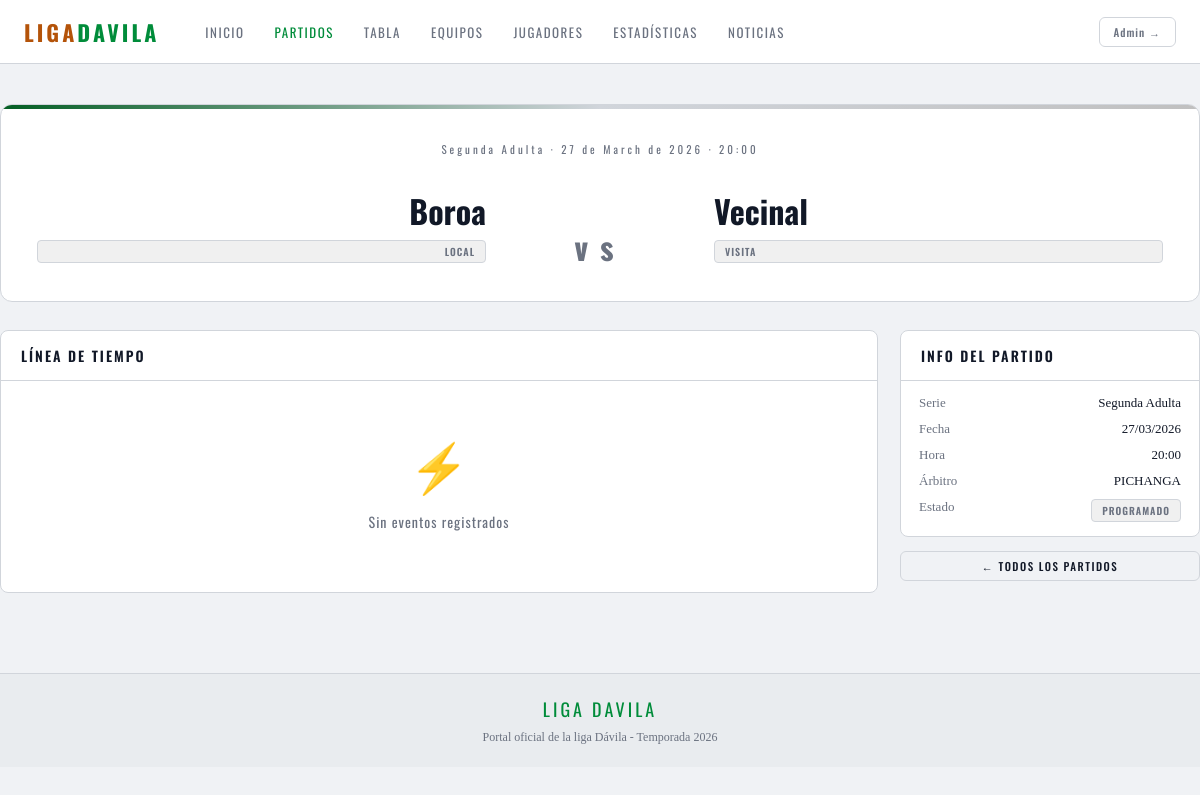
Page /partidos/1 on the committed database.
### app/models/__init__.py (models this page shows, shortened)
class Equipo(db.Model):
    __tablename__ = 'equipos'
    id = db.Column(db.Integer, primary_key=True)
    codigo = db.Column(db.String(10), unique=True, nullable=False)
    nombre = db.Column(db.String(100), nullable=False)
    color = db.Column(db.String(7), default='#1a7a3c')
    delegado = db.Column(db.String(100))
    telefono_delegado = db.Column(db.String(20))
    activo = db.Column(db.Boolean, default=True)
    creado_en = db.Column(db.DateTime, default=datetime.utcnow)
    jugadores = db.relationship('Jugador', backref='equipo', lazy='dynamic')
    partidos_local = db.relationship('Partido', foreign_keys='Partido.local_id', backref='equipo_local', lazy='dynamic')
    partidos_visita = db.relationship('Partido', foreign_keys='Partido.visita_id', backref='equipo_visita', lazy='dynamic')

class Serie(db.Model):
    __tablename__ = 'series'
    id = db.Column(db.Integer, primary_key=True)
    codigo = db.Column(db.String(10), unique=True, nullable=False)
    nombre = db.Column(db.String(100), nullable=False)
    año = db.Column(db.Integer, nullable=False, default=date.today().year)
    categoria = db.Column(db.String(20))  # Sub-8, Sub-10, Adultos, etc.
    activa = db.Column(db.Boolean, default=True)
    creado_en = db.Column(db.DateTime, default=datetime.utcnow)
    jugadores = db.relationship('Jugador', backref='serie', lazy='dynamic')
    partidos = db.relationship('Partido', backref='serie', lazy='dynamic')

class Partido(db.Model):
    __tablename__ = 'partidos'
    id = db.Column(db.Integer, primary_key=True)
    fecha = db.Column(db.Date, nullable=False)
    hora = db.Column(db.Time)
    cancha = db.Column(db.String(100))
    estado = db.Column(db.String(20), default='programado')  # programado, jugado, suspendido
    goles_local = db.Column(db.Integer, default=0)
    goles_visita = db.Column(db.Integer, default=0)
    observaciones = db.Column(db.Text)
    arbitro = db.Column(db.String(100))
    creado_en = db.Column(db.DateTime, default=datetime.utcnow)
    actualizado_en = db.Column(db.DateTime, default=datetime.utcnow, onupdate=datetime.utcnow)
    serie_id = db.Column(db.Integer, db.ForeignKey('series.id'), nullable=False)
    local_id = db.Column(db.Integer, db.ForeignKey('equipos.id'), nullable=False)
    visita_id = db.Column(db.Integer, db.ForeignKey('equipos.id'), nullable=False)
    actividades = db.relationship('Actividad', backref='partido', lazy='dynamic', cascade='all, delete-orphan')

### app/routes/public.py (the view)
@public_bp.route('/partidos/<int:id>')
def partido_detalle(id):
    partido     = Partido.query.get_or_404(id)
    actividades = partido.actividades.order_by(Actividad.minuto.asc()).all()
    goles_local   = [a for a in actividades if a.tipo in ('gol','gol_penal') and a.equipo_id == partido.local_id]
    goles_visita  = [a for a in actividades if a.tipo in ('gol','gol_penal') and a.equipo_id == partido.visita_id]
    amarillas     = [a for a in actividades if a.tipo == 'tarjeta_amarilla']
    rojas         = [a for a in actividades if a.tipo == 'tarjeta_roja']
    return render_template('public/partido_detalle.html',
        partido=partido, actividades=actividades,
        goles_local=goles_local, goles_visita=goles_visita,
        amarillas=amarillas, rojas=rojas)

### app/templates/public/partido_detalle.html (shortened to what this page needs)
{% extends 'public/base_public.html' %}
{% block content %}
<div class="container page-wrap">
  <div class="fade-up" style="background:var(--carbon); border:1px solid var(--borde); border-radius:12px; padding:36px; margin-bottom:28px; position:relative; overflow:hidden;">
    <div style="position:absolute; top:0; left:0; right:0; height:4px; background:linear-gradient(90deg, {{ partido.equipo_local.color }}, var(--borde), {{ partido.equipo_visita.color }})"></div>
    <div style="text-align:center; margin-bottom:28px;">
      <div style="font-family:var(--f-title); font-size:11px; letter-spacing:3px; color:var(--muted); margin-bottom:4px;">
        {{ partido.serie.nombre }} · {{ partido.fecha.strftime('%d de %B de %Y') }}
        {% if partido.hora %} · {{ partido.hora.strftime('%H:%M') }}{% endif %}
      </div>
    </div>
    <div style="display:flex; align-items:center; gap:24px; justify-content:center;">
      <div style="flex:1; text-align:right;">
        <div style="font-family:var(--f-title); font-size:clamp(22px,4vw,32px); font-weight:700; margin-bottom:6px;">{{ partido.equipo_local.nombre }}</div>
        <div class="badge b-gray">Local</div>
      </div>
      <div style="font-family:var(--f-title); font-size:clamp(52px,8vw,80px); font-weight:700; color:var(--acento); letter-spacing:12px; min-width:180px; text-align:center; line-height:1;">
        {% if partido.estado == 'jugado' %}
        {{ partido.goles_local }}<span style="color:#9ca3af; font-size:.5em;">-</span>{{ partido.goles_visita }}
        {% else %}
        <span style="font-size:.4em; color:var(--muted);">vs</span>
        {% endif %}
      </div>
      <div style="flex:1; text-align:left;">
        <div style="font-family:var(--f-title); font-size:clamp(22px,4vw,32px); font-weight:700; margin-bottom:6px;">{{ partido.equipo_visita.nombre }}</div>
        <div class="badge b-gray">Visita</div>
      </div>
    </div>
  </div>
  <div class="grid-match">
    <div class="card fade-up">
      <div class="card-head"><span class="card-title">Línea de tiempo</span></div>
      {% if actividades %}
      <div style="padding:8px 0;">
        {% for act in actividades %}
        <div class="timeline-item" style="padding:12px 20px;">
          <span class="timeline-min">{{ act.minuto }}'</span>
          <span class="timeline-icon">{{ act.icono }}</span>
          <div class="timeline-info">
            <div class="timeline-tipo">{{ act.tipo_display }}</div>
            <div class="timeline-desc">
              {% if act.jugador %}{{ act.jugador.nombre }}{% endif %}
              {% if act.equipo %} · {{ act.equipo.nombre }}{% endif %}
              {% if act.descripcion %} · {{ act.descripcion }}{% endif %}
            </div>
          </div>
          {% if act.equipo %}
          <div style="width:8px;height:8px;border-radius:50%;background:{{ act.equipo.color }};flex-shrink:0;"></div>
          {% endif %}
        </div>
        {% endfor %}
      </div>
      {% else %}
      <div class="empty"><div class="empty-icon">⚡</div><div class="empty-text">Sin eventos registrados</div></div>
      {% endif %}
    </div>
    <div class="fade-up-2">
      <div class="card" style="margin-bottom:14px;">
        <div class="card-head"><span class="card-title">Info del partido</span></div>
        <div style="padding:14px 18px; font-size:13px; display:flex; flex-direction:column; gap:10px;">
          <div style="display:flex;justify-content:space-between;"><span style="color:var(--muted)">Serie</span><span>{{ partido.serie.nombre }}</span></div>
          <div style="display:flex;justify-content:space-between;"><span style="color:var(--muted)">Fecha</span><span>{{ partido.fecha.strftime('%d/%m/%Y') }}</span></div>
          {% if partido.hora %}<div style="display:flex;justify-content:space-between;"><span style="color:var(--muted)">Hora</span><span>{{ partido.hora.strftime('%H:%M') }}</span></div>{% endif %}
          {% if partido.arbitro %}<div style="display:flex;justify-content:space-between;"><span style="color:var(--muted)">Árbitro</span><span>{{ partido.arbitro }}</span></div>{% endif %}
          <div style="display:flex;justify-content:space-between;"><span style="color:var(--muted)">Estado</span><span class="badge {{ 'b-green' if partido.estado=='jugado' else 'b-gray' }}">{{ partido.estado }}</span></div>
        </div>
      </div>
      <div style="margin-top:14px;">
        <a href="{{ url_for('public.partidos') }}" class="btn btn-outline btn-sm" style="width:100%; justify-content:center;">← Todos los partidos</a>
      </div>
    </div>
  </div>
</div>
{% endblock %}

### app/templates/public/base_public.html (style rules this page uses)
*, *::before, *::after { box-sizing: border-box; margin: 0; padding: 0; }
:root { --negro: #f0f2f5; --carbon: #ffffff; --grafito: #e8eaed; --borde: #d1d5db; --texto: #111827; --muted: #6b7280; --verde: #008c3a; --amarillo: #f5f505e2; --verde-dim: #d1fae5; --acento: #b45309; --rojo: #dc2626; --azul: #1d4ed8; --f-title: 'Oswald', sans-serif; --f-body: 'Source Serif 4', serif; --f-mono: 'DM Mono', monospace; --nav-h: 64px; --max-w: 1200px; --radius: 8px; }
html { scroll-behavior: smooth; }
body { font-family: var(--f-body); background: var(--negro); color: var(--texto); min-height: 100vh; }
.container { max-width: var(--max-w); margin: 0 auto; padding: 0 24px; }
.page-wrap { padding: 40px 0 80px; }
.card { background: var(--carbon); border: 1px solid var(--borde); border-radius: var(--radius); overflow: hidden; }
.card-head { display: flex; justify-content: space-between; align-items: center; padding: 14px 20px; border-bottom: 1px solid var(--borde); }
.card-title { font-family: var(--f-title); font-size: 14px; font-weight: 600; letter-spacing: 2px; text-transform: uppercase; color: var(--texto); }
.btn { font-family: var(--f-title); font-weight: 500; letter-spacing: 1.5px; text-transform: uppercase; font-size: 12px; padding: 9px 20px; border-radius: 6px; cursor: pointer; border: none; text-decoration: none; display: inline-flex; align-items: center; gap: 7px; transition: all .15s; }
.btn-outline { background: transparent; color: var(--texto); border: 1px solid var(--borde); }
.btn-sm { padding: 6px 14px; font-size: 11px; }
.badge { font-family: var(--f-title); font-size: 10px; font-weight: 600; letter-spacing: 1px; text-transform: uppercase; padding: 3px 10px; border-radius: 4px; white-space: nowrap; }
.b-gray { background: rgba(0,0,0,.06); color: var(--muted); border: 1px solid var(--borde); }
.empty { text-align: center; padding: 60px 20px; color: var(--muted); }
.empty-icon { font-size: 48px; margin-bottom: 14px; }
.empty-text { font-family: var(--f-title); font-size: 14px; letter-spacing: 1px; }
.fade-up { animation: fadeUp .5s ease both; }
.fade-up-2 { animation: fadeUp .5s ease .1s both; }
.grid-match { display: grid; gap: 22px; }
.grid-match { grid-template-columns: 1fr 300px; }

### rows in the picture
Serie: serie.nombre "Segunda Adulta"
Partido: fecha "27 de March de 2026", hora "20:00", fecha "27/03/2026", arbitro "PICHANGA", estado "PROGRAMADO"
Equipo: equipo_local.nombre "Boroa"
Equipo: equipo_visita.nombre "Vecinal"
